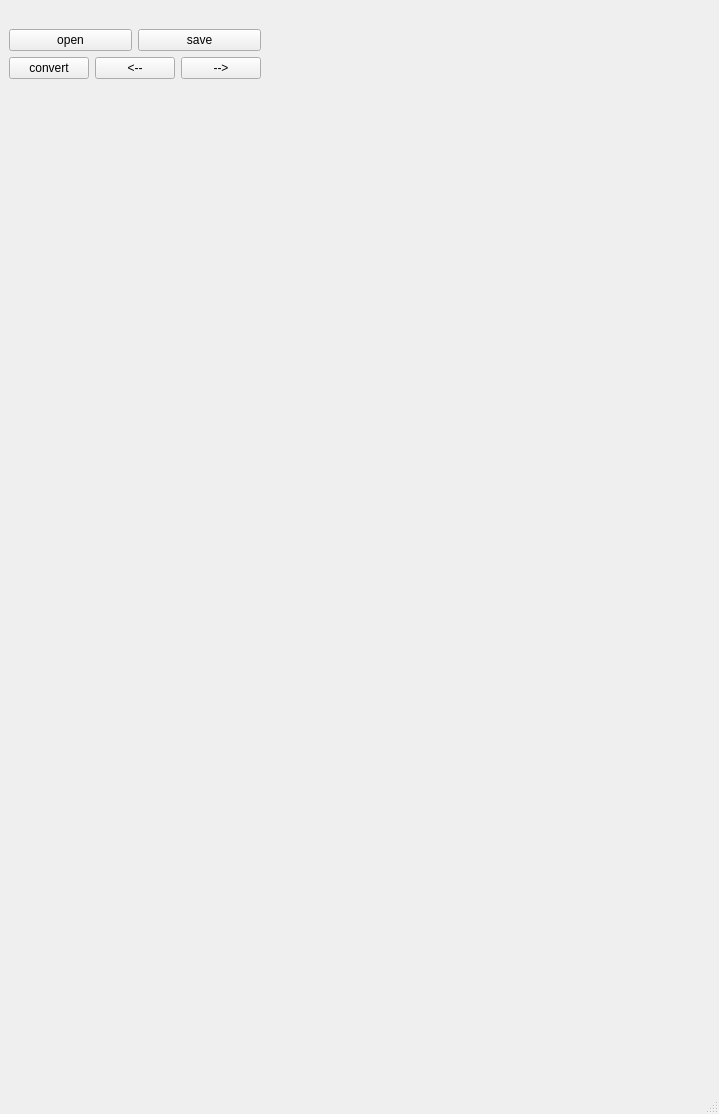
<?xml version="1.0" encoding="UTF-8"?>
<ui version="4.0">
 <class>MainWindow</class>
 <widget class="QMainWindow" name="MainWindow">
  <property name="geometry">
   <rect>
    <x>0</x>
    <y>0</y>
    <width>719</width>
    <height>1114</height>
   </rect>
  </property>
  <property name="windowTitle">
   <string>MainWindow</string>
  </property>
  <widget class="QWidget" name="centralwidget">
   <layout class="QFormLayout" name="formLayout">
    <item row="0" column="0">
     <layout class="QVBoxLayout" name="verticalLayout">
      <item>
       <widget class="QLabel" name="label">
        <property name="text">
         <string/>
        </property>
        <property name="pixmap">
         <pixmap>../files/img_neg.jpg</pixmap>
        </property>
       </widget>
      </item>
      <item>
       <layout class="QHBoxLayout" name="horizontalLayout_2">
        <item>
         <widget class="QPushButton" name="pushButton_open">
          <property name="text">
           <string>open</string>
          </property>
         </widget>
        </item>
        <item>
         <widget class="QPushButton" name="pushButton_save">
          <property name="text">
           <string>save</string>
          </property>
         </widget>
        </item>
       </layout>
      </item>
      <item>
       <layout class="QHBoxLayout" name="horizontalLayout">
        <item>
         <widget class="QPushButton" name="pushButton_8_convert">
          <property name="text">
           <string>convert</string>
          </property>
         </widget>
        </item>
        <item>
         <widget class="QPushButton" name="pushButton_left">
          <property name="text">
           <string>&lt;--</string>
          </property>
         </widget>
        </item>
        <item>
         <widget class="QPushButton" name="pushButton_right">
          <property name="text">
           <string>--&gt;</string>
          </property>
         </widget>
        </item>
       </layout>
      </item>
     </layout>
    </item>
   </layout>
  </widget>
  <widget class="QMenuBar" name="menubar">
   <property name="geometry">
    <rect>
     <x>0</x>
     <y>0</y>
     <width>719</width>
     <height>21</height>
    </rect>
   </property>
  </widget>
  <widget class="QStatusBar" name="statusbar"/>
  <action name="actionOpen_Folder">
   <property name="text">
    <string>Open Folder</string>
   </property>
  </action>
  <action name="actionOpen_Image">
   <property name="text">
    <string>Open Image</string>
   </property>
  </action>
 </widget>
 <resources/>
 <connections>
  <connection>
   <sender>pushButton_8_convert</sender>
   <signal>clicked()</signal>
   <receiver>label</receiver>
   <slot>clear()</slot>
   <hints>
    <hint type="sourcelabel">
     <x>59</x>
     <y>1075</y>
    </hint>
    <hint type="destinationlabel">
     <x>163</x>
     <y>859</y>
    </hint>
   </hints>
  </connection>
  <connection>
   <sender>pushButton_right</sender>
   <signal>clicked()</signal>
   <receiver>label</receiver>
   <slot>clear()</slot>
   <hints>
    <hint type="sourcelabel">
     <x>507</x>
     <y>1070</y>
    </hint>
    <hint type="destinationlabel">
     <x>521</x>
     <y>797</y>
    </hint>
   </hints>
  </connection>
  <connection>
   <sender>pushButton_left</sender>
   <signal>clicked()</signal>
   <receiver>label</receiver>
   <slot>clear()</slot>
   <hints>
    <hint type="sourcelabel">
     <x>352</x>
     <y>1081</y>
    </hint>
    <hint type="destinationlabel">
     <x>350</x>
     <y>878</y>
    </hint>
   </hints>
  </connection>
  <connection>
   <sender>pushButton_open</sender>
   <signal>clicked()</signal>
   <receiver>label</receiver>
   <slot>clear()</slot>
   <hints>
    <hint type="sourcelabel">
     <x>67</x>
     <y>1037</y>
    </hint>
    <hint type="destinationlabel">
     <x>119</x>
     <y>853</y>
    </hint>
   </hints>
  </connection>
  <connection>
   <sender>pushButton_save</sender>
   <signal>clicked()</signal>
   <receiver>label</receiver>
   <slot>clear()</slot>
   <hints>
    <hint type="sourcelabel">
     <x>425</x>
     <y>1043</y>
    </hint>
    <hint type="destinationlabel">
     <x>452</x>
     <y>872</y>
    </hint>
   </hints>
  </connection>
 </connections>
</ui>
